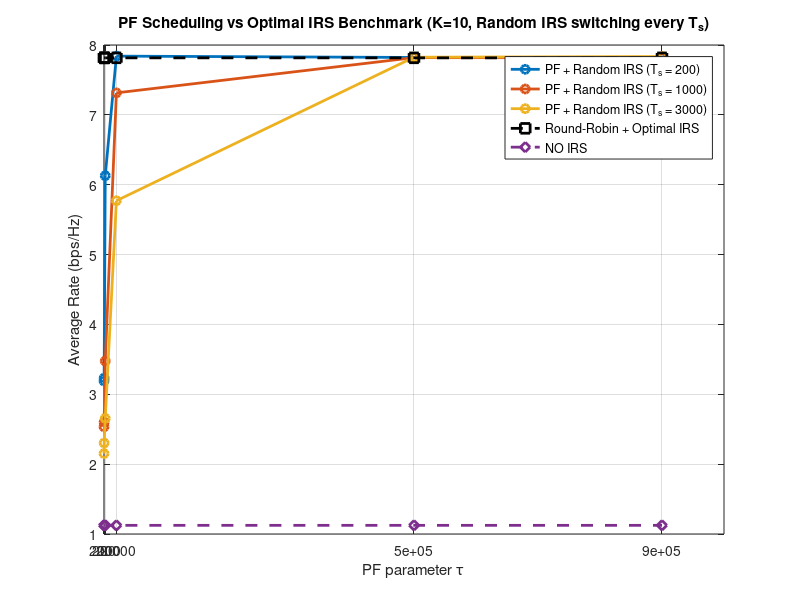

MATLAB code for this plot: (Note: this script raises an error after producing the figure.)
clc;
clear;
close all;
% Load MAT files
data1 = load('ALL_10_UES.mat');
Ts_values = data1.Ts_values;
tau_values = data1.tau_values;
LOS_10  = data1.Rate_benchmark_LOS;      
RR_benchmark_10  = data1.Rate_benchmark_RR;      
PF_10 = data1.Rate_matrix; 

%% --- Plot
figure;
colors = lines(length(Ts_values));
for ts_idx = 1:length(Ts_values)
    plot(tau_values, PF_10(ts_idx,:), '-o', 'LineWidth', 2, ...
        'Color', colors(ts_idx,:)); hold on;
end
% yline(RR_benchmark_10, 'k--', 'LineWidth', 2, 'DisplayName', 'Round-Robin + Optimal IRS');
% yline(LOS_10, 'LineWidth', 2, 'DisplayName', 'NO IRS');
RR_vec  = RR_benchmark_10 * ones(1,length(tau_values));
LOS_vec = LOS_10 * ones(1,length(tau_values));

plot(tau_values, RR_vec, 'k--s', 'LineWidth',2,'MarkerSize',7); hold on;
plot(tau_values, LOS_vec, '--d', 'LineWidth',2,'MarkerSize',7);
xlabel('PF parameter \tau'); ylabel('Average Rate (bps/Hz)');
legend_labels = [ ...
    arrayfun(@(x) sprintf('PF + Random IRS (T_s = %d)', x), Ts_values, 'UniformOutput', false), ...
    {'Round-Robin + Optimal IRS'} ...
{'NO IRS'}];
legend(legend_labels, 'Location', 'best');
title('PF Scheduling vs Optimal IRS Benchmark (K=10, Random IRS switching every T_s)');
grid on;
xticks(tau_values); xticklabels(string(tau_values));

%% --- Plot: Relative Throughput Error vs Tc with theorem bounds ---



% Parameters for theorem bound
eps1 = 0.1;  
eps2 = 0.1;  
eta1 = 0.1;  
eta2 = 0.1;
M = 10;        
p_min = 0.3;   % <-- IMPORTANT: set based on your RIS distribution
% Relative error (normalized infinity norm)
Rel_Error_matrix = abs(PF_10 - RR_benchmark_10) / RR_benchmark_10;
figure;
colors = lines(length(Ts_values));
line_handles  = gobjects(length(Ts_values),1);
bound_handles = gobjects(length(Ts_values),1);
theory_bound = 2*M*(eps1 + eps2);

for ts_idx = 1:length(Ts_values)

    % Relative error curve
    line_handles(ts_idx) = semilogx(tau_values, Rel_Error_matrix(ts_idx,:), '-o', ...
        'LineWidth',2,'Color',colors(ts_idx,:)); hold on;

    % Updated theorem bounds
    Tc_min1 = Ts_values(ts_idx) * (1/(2*eps1^2)) * log(2*M/eta1);
    Tc_min2 = (1/(2*(p_min - 2*eps1)*eps2^2)) * log(2*M/eta2);
    Tc_min  = max(Tc_min1, Tc_min2);

    % Create multiple y-values (log-spaced looks better)
    y_vals = [1,0.5,0.1,0.05,0.009];   % [1e-3 ... 1]

    % Same Tc_min repeated
    Tc_vec = Tc_min * ones(size(y_vals));

    % Plot markers
    bound_handles(ts_idx) = semilogx(Tc_vec, y_vals, '-o','HandleVisibility','off');
end
yline(eps1);
ylim([0.009 1]);
xlabel('Averaging Window $T_c$', 'Interpreter','latex');
ylabel('$\frac{\|\hat{\mathbf{T}}(T_c)-\mathbf{T}^*\|_\infty}{\|\mathbf{T}^*\|_\infty}$', ...
    'Interpreter','latex');

title('Relative Error vs $T_c$ with Theoretical Bounds', 'Interpreter','latex');

legend(arrayfun(@(x) sprintf('T_s = %d', x), Ts_values, 'UniformOutput', false), ...
    'Location','northeast');

grid on;
set(gca, 'YScale', 'log');  % better visualization for relative error
